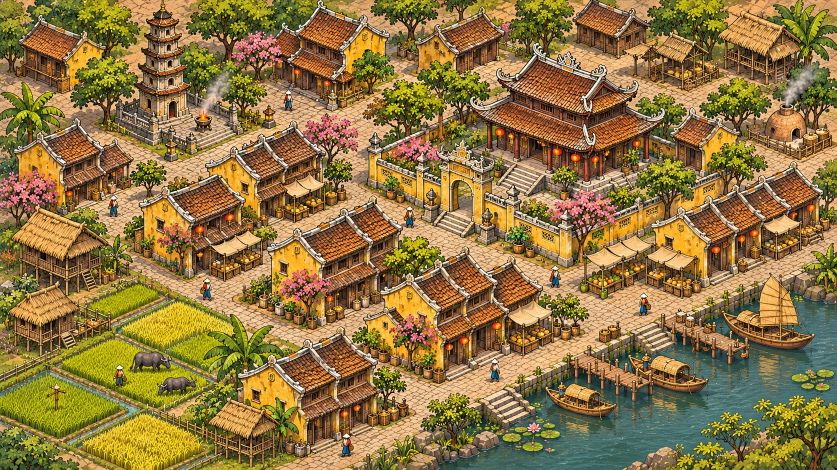
#> input picture docs/images/references/Ancient Vietnamese Riverside Temple Town.jpg, 1673 x 940 px (shown at 1/2 size)
$ python backdrops.py
#> lines starting #> are read from the running program, lines starting #| are printed output that depends on the picture
"""Scales the city art behind the HUD mockups into build/city_<realm>.jpg (1920 x 1080).

Each realm has its own painted city in ../../../images/references/ (1673 x 940,
16:9 to within a pixel). Needs Pillow.
"""
import pathlib

from PIL import Image

HERE = pathlib.Path(__file__).parent
IMAGES = HERE / "../../../images"
BUILD = HERE / "build"

CITIES = {
    "dailong": "Ancient Vietnamese Riverside Temple Town.jpg",
    "kambara": "Angkor Temple City in the Jungle.jpg",
    "tampadesa": "Golden Temple City by the River.jpg",
}


def cover(img, w, h):
    """Crops img to w:h about its centre, then scales it to w x h."""
    sw, sh = img.size
    if sw * h > sh * w:
        cw = round(sh * w / h)
        img = img.crop(((sw - cw) // 2, 0, (sw - cw) // 2 + cw, sh))
    else:
        ch = round(sw * h / w)
        img = img.crop((0, (sh - ch) // 2, sw, (sh - ch) // 2 + ch))
    return img.resize((w, h), Image.LANCZOS)


def main():
    BUILD.mkdir(exist_ok=True)
    for realm, name in CITIES.items():
        city = Image.open(IMAGES / "references" / name).convert("RGB")
#> city is the input picture: PIL image 1673x940 RGB; mean R, G, B 143.8, 118.1, 65.9
        cover(city, 1920, 1080).save(BUILD / f"city_{realm}.jpg", quality=88)
#> in cover, `return img.resize((w, h), Image.LANCZOS)`:
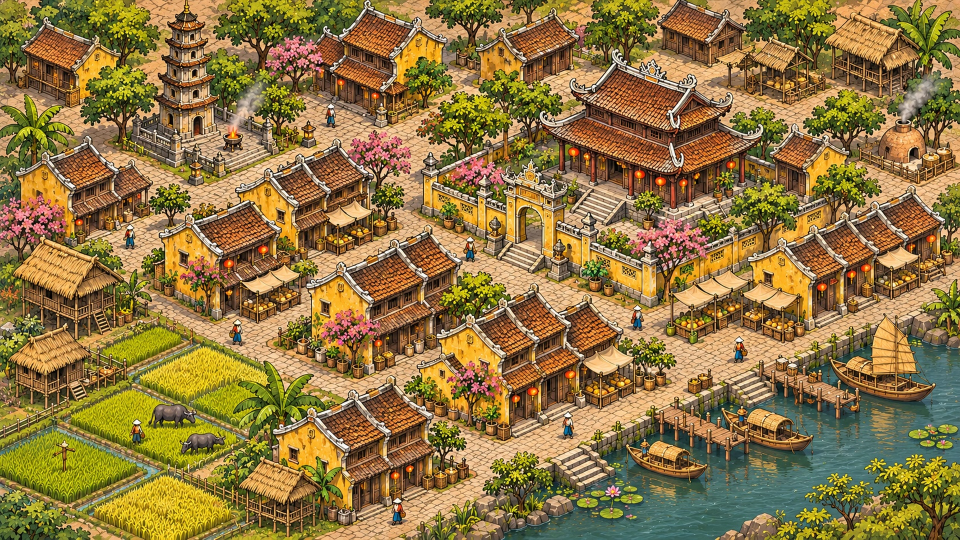
#> returned value: PIL image 1920x1080 RGB (shown at 1/2 size); mean R, G, B 143.7, 118.1, 66.1
        print("wrote", BUILD / f"city_{realm}.jpg")
#> pass 2 of the loop in main, `for realm, name in CITIES.items():`:
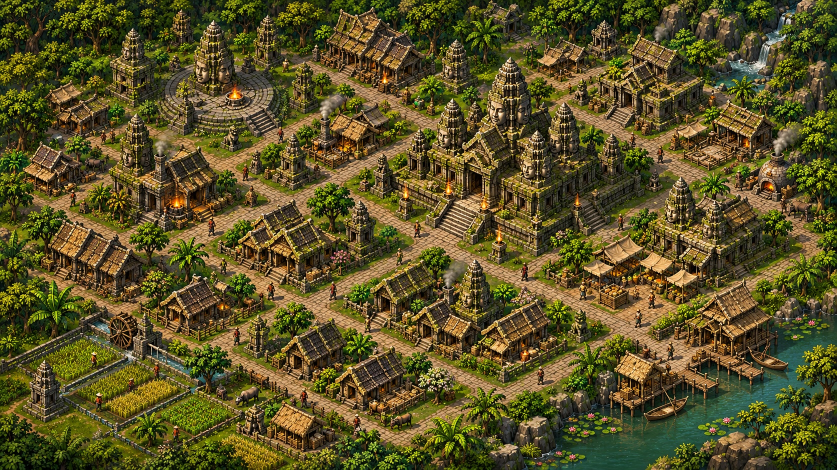
#> input picture docs/images/references/Angkor Temple City in the Jungle.jpg, 1673 x 940 px (shown at 1/2 size)
#> in main, city is the input picture: PIL image 1673x940 RGB; mean R, G, B 91, 82.3, 39
#> in cover (call 2), `return img.resize((w, h), Image.LANCZOS)`:
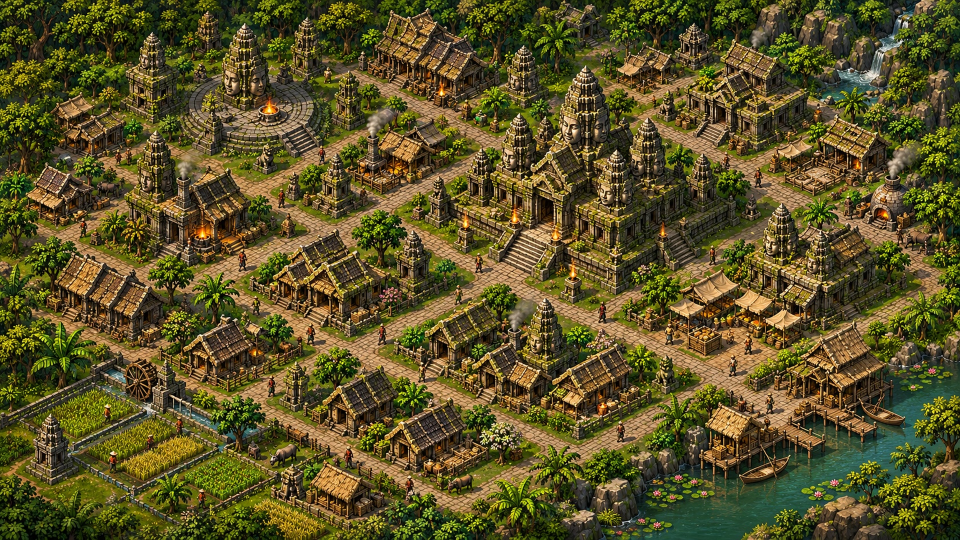
#> returned value: PIL image 1920x1080 RGB (shown at 1/2 size); mean R, G, B 91.1, 82.4, 39.4
#> pass 3 of the loop in main, `for realm, name in CITIES.items():`:
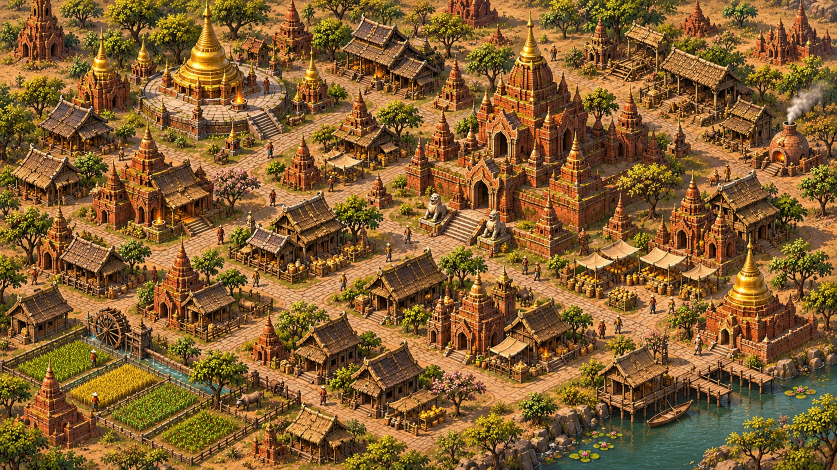
#> input picture docs/images/references/Golden Temple City by the River.jpg, 1673 x 940 px (shown at 1/2 size)
#> in main, city is the input picture: PIL image 1673x940 RGB; mean R, G, B 132, 94.9, 47.8
#> in cover (call 3), `return img.resize((w, h), Image.LANCZOS)`:
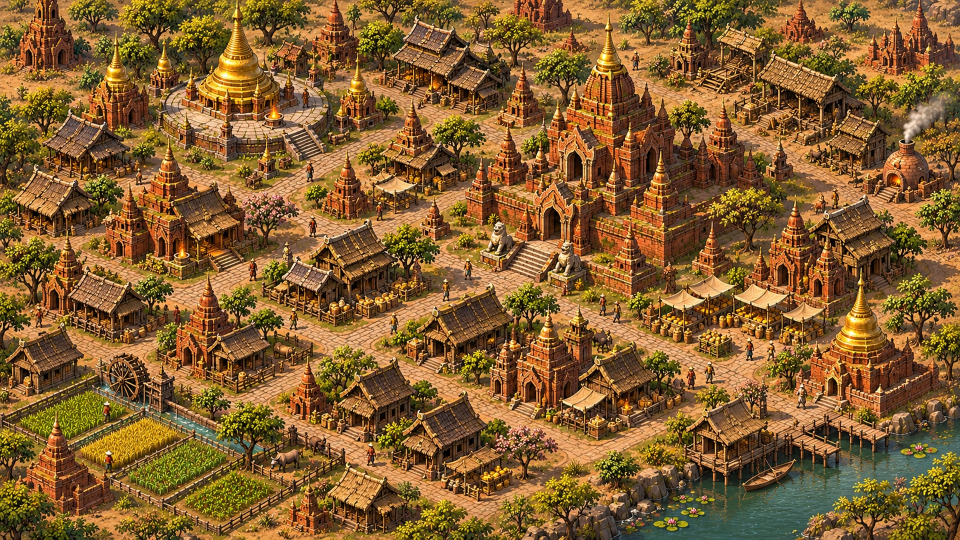
#> returned value: PIL image 1920x1080 RGB (shown at 1/2 size); mean R, G, B 131.9, 94.9, 48.1


if __name__ == "__main__":
    main()
